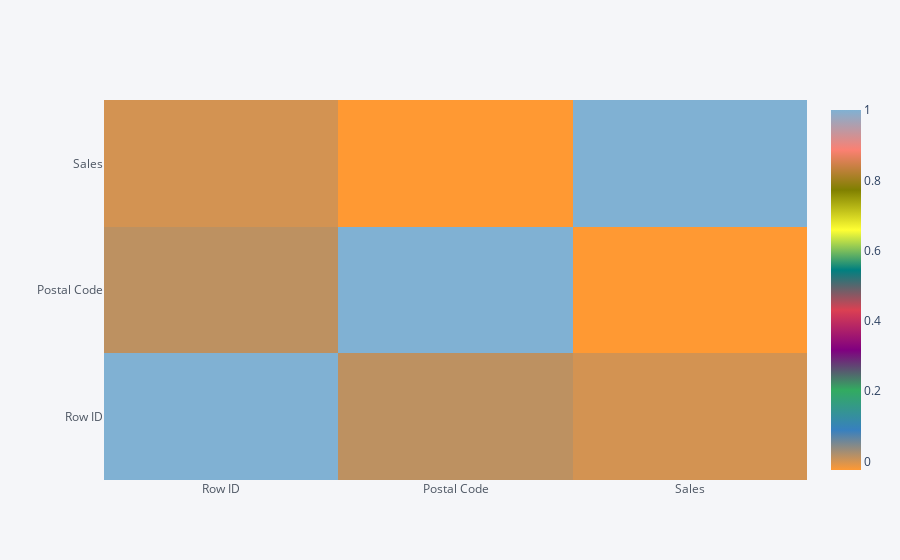

Write notebook code for a chart like this one.
### Code cell
sales.corr().iplot(kind = 'heatmap')

### Figure 1 — Plotly figure (JSON) as saved in the notebook; plotly's stock layout.template omitted (floating-point values rounded to 4 significant figures)
{"data": [{"colorscale": [[0.0, "rgb(255, 153, 51)"], [0.1111, "rgb(55, 128, 191)"], [0.2222, "rgb(50, 171, 96)"], [0.3333, "rgb(128, 0, 128)"], [0.4444, "rgb(219, 64, 82)"], [0.5556, "rgb(0, 128, 128)"], [0.6667, "rgb(255, 255, 51)"], [0.7778, "rgb(128, 128, 0)"], [0.8889, "rgb(251, 128, 114)"], [1.0, "rgb(128, 177, 211)"]], "type": "heatmap", "x": ["Row ID", "Postal Code", "Sales"], "y": ["Row ID", "Postal Code", "Sales"], "z": [[1.0, 0.01364, 0.001151], [0.01364, 1.0, -0.02407], [0.001151, -0.02407, 1.0]], "zmax": 1.0, "zmin": -0.02407}], "layout": {"legend": {"bgcolor": "#F5F6F9", "font": {"color": "#4D5663"}}, "paper_bgcolor": "#F5F6F9", "plot_bgcolor": "#F5F6F9", "title": {"font": {"color": "#4D5663"}}, "xaxis": {"gridcolor": "#E1E5ED", "showgrid": true, "tickfont": {"color": "#4D5663"}, "title": {"font": {"color": "#4D5663"}, "text": ""}, "zerolinecolor": "#E1E5ED"}, "yaxis": {"gridcolor": "#E1E5ED", "showgrid": true, "tickfont": {"color": "#4D5663"}, "title": {"font": {"color": "#4D5663"}, "text": ""}, "zerolinecolor": "#E1E5ED"}}}
